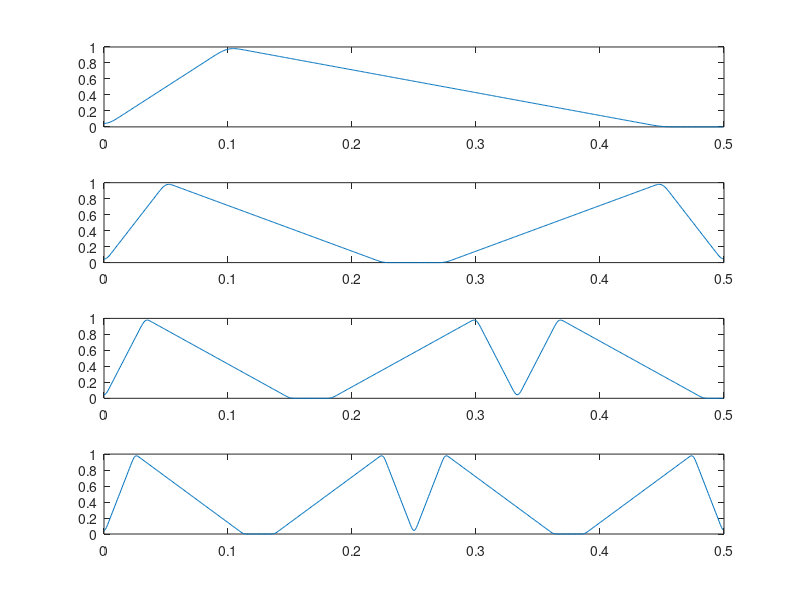
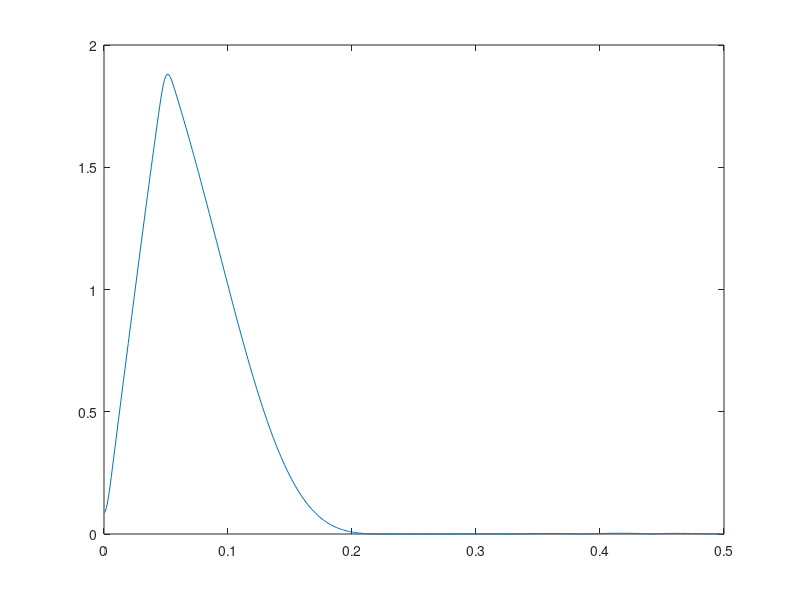

Here is the MATLAB script that generated these plots, in order:
%Upsampling

% Input signal 'x'
F = [0,0.2,0.9,1]; 
A = [0,1,0,0];
x = fir2(128,F,A);

% x=[1 2 3 4]

X = fft(x,1024);
f = 0:1/1024:(512-1)/1024 ;

subplot(4,1,1)
plot(f,abs(X(1:512)))

L = 2; 
y2 = zeros(1,L*length(x));
y2([1:L:length(y2)]) = x;
Y2 = fft(y2,1024);

subplot(4,1,2)
plot(f,abs(Y2(1:512 )))

L = 3;
y3 = zeros(1,L*length(x));
y3([1:L:length(y3)]) = x; 
Y3 = fft(y3,1024 ); 

subplot(4,1,3)
plot(f,abs(Y3(1:512 )))

L = 4;
y4 = zeros(1,L*length(x));
y4([1:L:length(y4)]) = x;
Y4 = fft(y4,1024 ); 

subplot(4,1,4), plot(f,abs(Y4(1:512 )))

y = interp(x,2);
Y = fft(y,1024 ); 

figure
plot(f,abs(Y(1:512 )))
